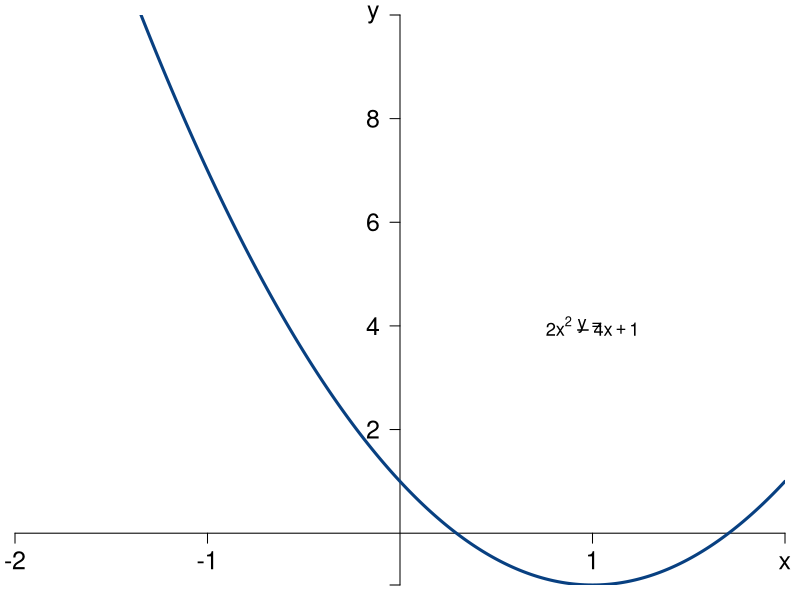

The R script that drew this image:
#Graph Designer: Scott Cohn
#Authors: Bowles and Halliday
#Title: Coordination, Conflict and Competition: A Text in Microeconomics

library(shape)
pdf(file = "mathappendix/quadratic_pos.pdf", width = 8, height = 6)
par(mar=c(0.75,0.75,0.75,0.75))

#Set parameters for graphics
axislabelsize <- 1.5
labelsize <- 1.1
graphlinewidth <- 3
segmentlinewidth <- 2

COL <- c("#7fc97f", "#beaed4", "#fdc086", "#ffff99", "#386cb0", "#f0027f", "#bf5b17", "#666666")
COLA <- c("#e0f3db", "#99d8c9","#66c2a4","#41ae76", "#238b45", "#005824")
COLB <- c("#4eb3d3", "#2b8cbe", "#0868ac","#084081")

xlims <- c(-2, 2)
ylims <- c(-1, 10)

npts <- 501 
x <- seq(xlims[1], xlims[2], length.out = npts)
y <- seq(ylims[1], ylims[2], length.out = npts) 

plot(0, 0, xlim = xlims, ylim = ylims, type = "n",
     xlab = expression(paste("")),
     ylab = expression(paste("")), 
     xaxt = "n", 
     yaxt = "n", 
     cex.lab = axislabelsize, 
     bty = "n", 
     xaxs="i", 
     yaxs="i"
)

ticksx <- c(xlims[1], -1, 1, xlims[2])
xlabels <- c(-2, -1, 1, expression(x))
ticksy <- c(ylims[1], 2, 4, 6, 8, ylims[2])
ylabels <- c(NA,  2, 4, 6, 8, expression(y))

axis(1,at = ticksx,  pos = 0, labels = xlabels, cex.axis = axislabelsize)
axis(2,at = ticksy,  pos = 0, labels = ylabels, las = 1, cex.axis = axislabelsize)

npts <- 500 
xx1 <- seq(xlims[1], xlims[2], length.out = npts)
xx2 <-seq(xlims[1], xlims[2] - 4, length.out = npts)
xx3 <- seq(xlims[1], 0, length.out = npts)

#Axis labels
#mtext(expression(paste("", x)), side = 1, line = 2.5, cex = axislabelsize)
#text(-.5, 0.5*ylims[2], expression(paste("", y)), xpd = TRUE, cex = axislabelsize, srt = 90) 

#equations:
eq <- function(x){
  2*(x^2) - 4*x + 1
}


# segments
#segments(1.333, 0, 1.333, 10.333, lty = 2, col = "gray", lwd = segmentlinewidth)

# lines
lines(xx1, eq(xx1), col = COLB[4], lwd = graphlinewidth)

# points
#points(1.333, 10.333, pch = 16, col = "black", cex = 1.5)

# label function
text(1, 4, expression("y = ", 2*x^2 - 4*x + 1),  xpd = TRUE, cex = labelsize)

dev.off()
